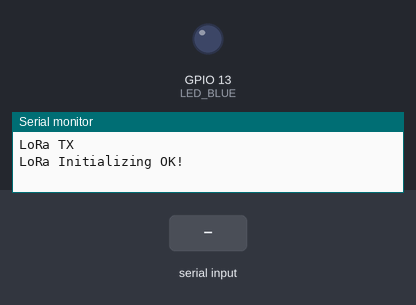
Recording of a sketch running on a simulated ESP32. On the bench: output pins drawn as LEDs (lit = HIGH), the last lines printed to the serial monitor. Dashed ring = blinking. The inputs (shaded band) are chosen by the test bench. No radio packets arrive unless stated.

Above: at 0.1 s.
At 1.3 s:
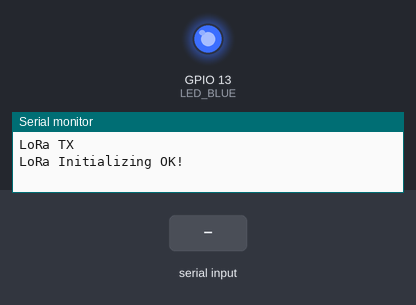
1.4 s: "90,45,200\n" received over Serial
At 5.3 s:
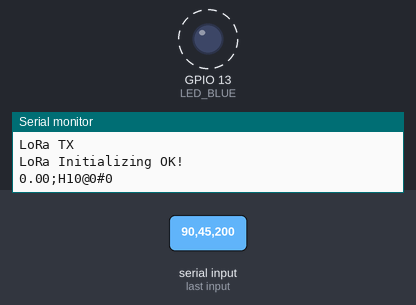
Timing chart, 0 to 11.9 s (numbered marks = the images above; inputs shaded):
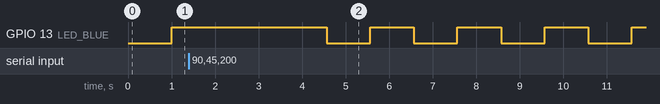

The sketch:

tx.ino
```cpp
/*****************************************
Mpoyo Turing Insights

******************************************/

#include <SPI.h>
#include <Wire.h>
#include <LoRa.h>
#include <esp_task_wdt.h>

#define ss 5          //define the pins used by the transceiver module
#define rst 14
#define dio0 2

#define LED_BLUE  13

String GVM_msg;
String id = "H10";
String LoRaMessage;
float gvm;


char testInput[200];
float myArray[3][14] = {{ 0, 0, 0, 0, 0, 0, 0, 0, 0, 0, 0, 0, 0, 0 },
                        { 0, 0, 0, 0, 0, 0, 0, 0, 0, 0, 0, 0, 0, 0},
                        { 0, 0, 0, 0, 0, 0, 0, 0, 0, 0, 0, 0, 0, 0 }};
int counter = 0;
int row = 0;

float Amber_on = 20.0;
float Amber_max = 40.0;
float Green_on_min = 45.0;
float Green_on_max = 47.2;
float Green_f = 49.0;

int bin_1, bin_2;
float gt1;

#define WDT_TIMEOUT 10

// Your GPRS credentials (leave empty, if missing)
const char apn[]      = "internet"; // Your APN
const char gprsUser[] = ""; // User
const char gprsPass[] = ""; // Password
const char simPIN[]   = "5643"; // SIM card PIN code, if any

void setup(){
  pinMode(LED_BLUE, OUTPUT);
  Serial.begin(9600);

  while (!Serial);
  Serial.println("LoRa TX");

  LoRa.setPins(ss, rst, dio0);    //setup LoRa transceiver module
  while (!LoRa.begin(868E6)) {//replace the LoRa.begin()with your location's frequency
  Serial.println(".");
  delay(100);
 //Watchdog Timer
  esp_task_wdt_init(WDT_TIMEOUT, true); //enable panic so ESP32 restarts
  esp_task_wdt_add(NULL); //add current thread to WDT watch
  }

  LoRa.setSyncWord(0xf3);  // The sync word assures you don't get LoRa messages from other LoRa transceivers, (0xF3) to match the receiver
  Serial.println("LoRa Initializing OK!");
  delay(100);
  }

long prevMillis = 0;
int interval = 1000;
boolean ledState = false;

void loop() {
  if (millis() - prevMillis > interval) {
  ledState = !ledState;
  digitalWrite(LED_BLUE, ledState);
  prevMillis = millis();
  }
  if (Serial.available() > 0){
   readData();
  }

  }

void readData(){

float ax11, ax12, ld1, gl1, td1, d1, wm1, sn1;
float ax21, ax22, ld2, td2, gl2, gt2, d2, wm2, sn2;
float ax31, ax32, ld3, td3, gl3, gt3, d3, wm3, sn3;


 for (int i = 0; i < 4; i++){
   Serial.readBytesUntil('\n', testInput, 200);
   char* pch = strtok(testInput,"US;\r\n");
   while(pch != NULL){
   myArray[i][counter] = atof(pch);
   pch = strtok(NULL,"S;\r\n");
   counter += 1; }

   esp_task_wdt_reset();
   counter = 0;


     ax11 = myArray[0][0];
     ax12 = myArray[0][1];
     ld1 = myArray[0][4];
     td1 = myArray[0][5];
     gl1 = myArray[0][6];
     gt1 = myArray[0][7];
     d1 = myArray[0][8];
     wm1 = myArray[0][9];
     sn1 = myArray[0][10];

     ax21 = myArray[1][0];
     ax22 = myArray[1][1];
     ld2 = myArray[1][4];
     td2 = myArray[1][5];
     gl2 = myArray[1][6];
     gt2 = myArray[1][7];
     d2 = myArray[1][8];
     wm2 = myArray[1][9];
     sn2 = myArray[1][10];

     ax31 = myArray[2][0];
     ax32 = myArray[2][1];
     ld3 = myArray[2][4];
     td3 = myArray[2][5];
     gl3 = myArray[2][6];
     gt3 = myArray[2][7];
     d3 = myArray[2][8];
     wm3 = myArray[2][9];
     sn3 = myArray[2][10];

 }

  if(gt1 < Amber_on){
  bin_1 = 0;}

  else if(Amber_on < gt1 && gt1 <= Amber_max){
  bin_1 = 1;}

  else if(Amber_max < gt1 && gt1 <= Green_on_min){
  bin_1 = 2;}

   else if(Green_on_min < gt1 && gt1 <= Green_on_max){
  bin_1 = 4;}

  else if (Green_on_max < gt1 && gt1 < Green_f){
   bin_1 = 3;}

  else if (gt1> Green_f){
   bin_1 = 5;}

  else {
   bin_1 = 0;}

 LoRaMessage = String(gt1) + ";" + String(id) + '@' +  String(bin_1)+ '#' +  String(bin_2);
 Serial.println(LoRaMessage);
 sendData();
}

void sendData(){
 LoRa.beginPacket();
 LoRa.print(LoRaMessage);
 LoRa.endPacket();
 delay(100);
}
```

Measured:
- by itself, GPIO 13 (LED_BLUE): alternates HIGH for 1.0 s and LOW for 1.0 s
